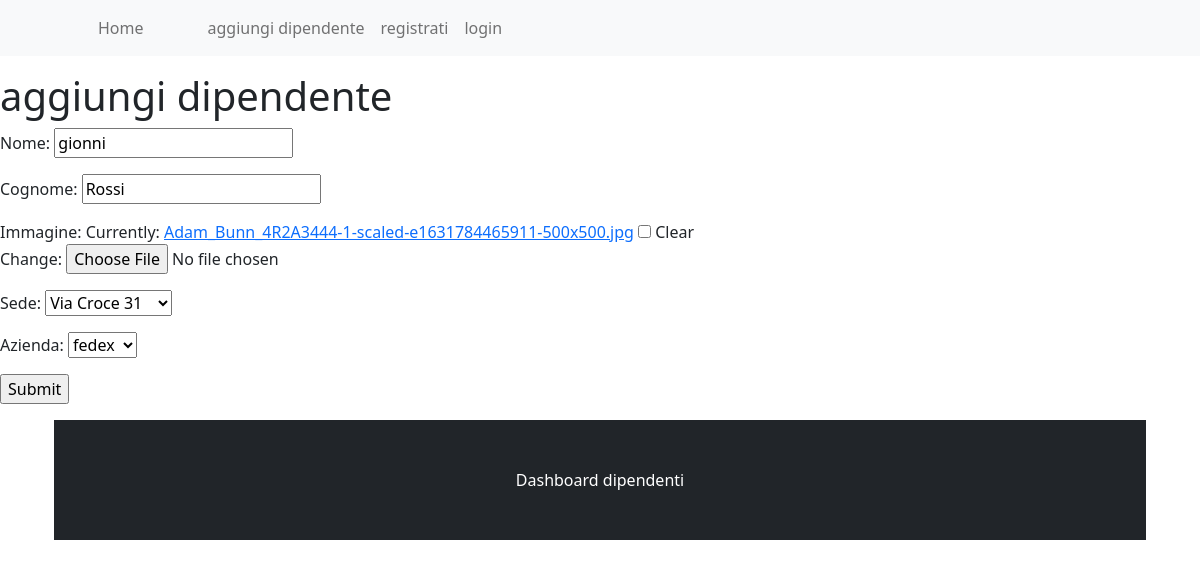
The app's page /update_dipendente/gionni with its own data.
### managementApp/models.py (models this page shows, shortened)
class Dipendente1(models.Model):
    nome = models.CharField(max_length=200)
    cognome = models.CharField(max_length=200)
    immagine = models.ImageField(blank=True)
    sede = models.ForeignKey(Sede1, on_delete=models.CASCADE)
    azienda = models.ForeignKey(Azienda1, on_delete=models.CASCADE)

### managementApp/views.py (the view)
# urls.py: path('update_dipendente/<str:nome>', views.update_dipendente, name='update_dipendente'),
def update_dipendente(request, nome):
    dipendente = Dipendente1.objects.get(nome=nome)
    form = DipendenteForm(instance=dipendente)
    if request.method == 'POST':
        form = DipendenteForm(request.POST, request.FILES, instance=dipendente)
        if form.is_valid():
            form.save()
            return redirect('/')
    context = {'form':form}
    return render(request, 'crud/form_dipendente.html', context)

### managementApp/forms.py
class DipendenteForm(ModelForm):
    class Meta:
        model = Dipendente1
        fields = '__all__'

### managementApp/models.py (called while the page is built)
    def __str__(self):
        return self.indirizzo

    def __str__(self):
        return self.nomeAzienda

### templates/crud/form_dipendente.html (shortened to what this page needs)
<html>
<head>
    <link href="https://cdn.jsdelivr.net/npm/bootstrap@5.2.1/dist/css/bootstrap.min.css" rel="stylesheet">
</head>
<body>
    {% include 'common/base.html'%} {% block content %}
    <br>
    <br>
    <br>
    <h1>aggiungi dipendente</h1>
    {% if form.is_multipart %}
    <form id="form" method="post" enctype="multipart/form-data">
        {% else %}
        <form method="'post"></form>
        {% endif %} {% csrf_token %} {{form.as_p}}
        <input type="submit" name="submit">
    </form>
    {% endblock %} {% include 'common/footer.html'%}
</body>
</html>

### records on screen
Dipendente1: nome "gionni", cognome "Rossi", sede "Via Croce 31", azienda "fedex"
